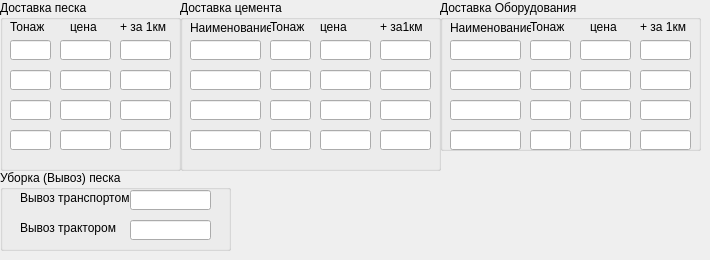
    <widget class="QWidget" name="delivery_cost">
     <attribute name="title">
      <string>Стоимость доставок</string>
     </attribute>
     <widget class="QGroupBox" name="Price_Sand_cleaning_Box">
      <property name="geometry">
       <rect>
        <x>0</x>
        <y>170</y>
        <width>231</width>
        <height>81</height>
       </rect>
      </property>
      <property name="title">
       <string>Уборка (Вывоз) песка</string>
      </property>
      <widget class="QLineEdit" name="Price_export_by_transport">
       <property name="geometry">
        <rect>
         <x>130</x>
         <y>20</y>
         <width>81</width>
         <height>20</height>
        </rect>
       </property>
      </widget>
      <widget class="QLineEdit" name="Price_removal_by_excavator">
       <property name="geometry">
        <rect>
         <x>130</x>
         <y>50</y>
         <width>81</width>
         <height>20</height>
        </rect>
       </property>
      </widget>
      <widget class="QLabel" name="label_export_by_transport">
       <property name="geometry">
        <rect>
         <x>20</x>
         <y>20</y>
         <width>111</width>
         <height>16</height>
        </rect>
       </property>
       <property name="text">
        <string>Вывоз транспортом</string>
       </property>
      </widget>
      <widget class="QLabel" name="label_removal_by_excavator">
       <property name="geometry">
        <rect>
         <x>20</x>
         <y>50</y>
         <width>101</width>
         <height>16</height>
        </rect>
       </property>
       <property name="text">
        <string>Вывоз трактором</string>
       </property>
      </widget>
     </widget>
     <widget class="QGroupBox" name="sand_delivery_Box">
      <property name="geometry">
       <rect>
        <x>0</x>
        <y>0</y>
        <width>181</width>
        <height>171</height>
       </rect>
      </property>
      <property name="title">
       <string>Доставка песка</string>
      </property>
      <widget class="QLineEdit" name="sand_delivery_tonnage_1">
       <property name="geometry">
        <rect>
         <x>10</x>
         <y>40</y>
         <width>41</width>
         <height>20</height>
        </rect>
       </property>
      </widget>
      <widget class="QLabel" name="label_sand_delivery_tonnage">
       <property name="geometry">
        <rect>
         <x>10</x>
         <y>20</y>
         <width>47</width>
         <height>13</height>
        </rect>
       </property>
       <property name="text">
        <string>Тонаж</string>
       </property>
      </widget>
      <widget class="QLabel" name="label_price_sand_delivery">
       <property name="geometry">
        <rect>
         <x>70</x>
         <y>20</y>
         <width>47</width>
         <height>13</height>
        </rect>
       </property>
       <property name="text">
        <string>цена</string>
       </property>
      </widget>
      <widget class="QLineEdit" name="price_sand_delivery_1">
       <property name="geometry">
        <rect>
         <x>60</x>
         <y>40</y>
         <width>51</width>
         <height>20</height>
        </rect>
       </property>
      </widget>
      <widget class="QLabel" name="label_cost_of_1_kilometer_sand_delivery">
       <property name="geometry">
        <rect>
         <x>120</x>
         <y>20</y>
         <width>47</width>
         <height>13</height>
        </rect>
       </property>
       <property name="text">
        <string>+ за 1км</string>
       </property>
      </widget>
      <widget class="QLineEdit" name="cost_of_1_kilometer_sand_delivery_1">
       <property name="geometry">
        <rect>
         <x>120</x>
         <y>40</y>
         <width>51</width>
         <height>20</height>
        </rect>
       </property>
      </widget>
      <widget class="QLineEdit" name="cost_of_1_kilometer_sand_delivery_2">
       <property name="geometry">
        <rect>
         <x>120</x>
         <y>70</y>
         <width>51</width>
         <height>20</height>
        </rect>
       </property>
      </widget>
      <widget class="QLineEdit" name="price_sand_delivery_2">
       <property name="geometry">
        <rect>
         <x>60</x>
         <y>70</y>
         <width>51</width>
         <height>20</height>
        </rect>
       </property>
      </widget>
      <widget class="QLineEdit" name="sand_delivery_tonnage_2">
       <property name="geometry">
        <rect>
         <x>10</x>
         <y>70</y>
         <width>41</width>
         <height>20</height>
        </rect>
       </property>
      </widget>
      <widget class="QLineEdit" name="cost_of_1_kilometer_sand_delivery_3">
       <property name="geometry">
        <rect>
         <x>120</x>
         <y>100</y>
         <width>51</width>
         <height>20</height>
        </rect>
       </property>
      </widget>
      <widget class="QLineEdit" name="price_sand_delivery_3">
       <property name="geometry">
        <rect>
         <x>60</x>
         <y>100</y>
         <width>51</width>
         <height>20</height>
        </rect>
       </property>
      </widget>
      <widget class="QLineEdit" name="sand_delivery_tonnage_3">
       <property name="geometry">
        <rect>
         <x>10</x>
         <y>100</y>
         <width>41</width>
         <height>20</height>
        </rect>
       </property>
      </widget>
      <widget class="QLineEdit" name="cost_of_1_kilometer_sand_delivery_4">
       <property name="geometry">
        <rect>
         <x>120</x>
         <y>130</y>
         <width>51</width>
         <height>20</height>
        </rect>
       </property>
      </widget>
      <widget class="QLineEdit" name="price_sand_delivery_4">
       <property name="geometry">
        <rect>
         <x>60</x>
         <y>130</y>
         <width>51</width>
         <height>20</height>
        </rect>
       </property>
      </widget>
      <widget class="QLineEdit" name="sand_delivery_tonnage_4">
       <property name="geometry">
        <rect>
         <x>10</x>
         <y>130</y>
         <width>41</width>
         <height>20</height>
        </rect>
       </property>
      </widget>
     </widget>
     <widget class="QGroupBox" name="equipment_delivery_Box">
      <property name="geometry">
       <rect>
        <x>440</x>
        <y>0</y>
        <width>261</width>
        <height>151</height>
       </rect>
      </property>
      <property name="title">
       <string>Доставка Оборудования</string>
      </property>
      <widget class="QLineEdit" name="equipment_delivery_tonnage_1">
       <property name="geometry">
        <rect>
         <x>90</x>
         <y>40</y>
         <width>41</width>
         <height>20</height>
        </rect>
       </property>
      </widget>
      <widget class="QLabel" name="label_equipment_delivery_tonnage">
       <property name="geometry">
        <rect>
         <x>90</x>
         <y>20</y>
         <width>47</width>
         <height>13</height>
        </rect>
       </property>
       <property name="text">
        <string>Тонаж</string>
       </property>
      </widget>
      <widget class="QLabel" name="label_price_equipment_delivery">
       <property name="geometry">
        <rect>
         <x>150</x>
         <y>20</y>
         <width>47</width>
         <height>13</height>
        </rect>
       </property>
       <property name="text">
        <string>цена</string>
       </property>
      </widget>
      <widget class="QLineEdit" name="price_equipment_delivery_1">
       <property name="geometry">
        <rect>
         <x>140</x>
         <y>40</y>
         <width>51</width>
         <height>20</height>
        </rect>
       </property>
      </widget>
      <widget class="QLabel" name="label_cost_of_1_kilometer_equipment_delivery">
       <property name="geometry">
        <rect>
         <x>200</x>
         <y>20</y>
         <width>47</width>
         <height>13</height>
        </rect>
       </property>
       <property name="text">
        <string>+ за 1км</string>
       </property>
      </widget>
      <widget class="QLineEdit" name="cost_of_1_kilometer_equipment_delivery_1">
       <property name="geometry">
        <rect>
         <x>200</x>
         <y>40</y>
         <width>51</width>
         <height>20</height>
        </rect>
       </property>
      </widget>
      <widget class="QLineEdit" name="cost_of_1_kilometer_equipment_delivery_2">
       <property name="geometry">
        <rect>
         <x>200</x>
         <y>70</y>
         <width>51</width>
         <height>20</height>
        </rect>
       </property>
      </widget>
      <widget class="QLineEdit" name="price_equipment_delivery_2">
       <property name="geometry">
        <rect>
         <x>140</x>
         <y>70</y>
         <width>51</width>
         <height>20</height>
        </rect>
       </property>
      </widget>
      <widget class="QLineEdit" name="equipment_delivery_tonnage_2">
       <property name="geometry">
        <rect>
         <x>90</x>
         <y>70</y>
         <width>41</width>
         <height>20</height>
        </rect>
       </property>
      </widget>
      <widget class="QLineEdit" name="cost_of_1_kilometer_equipment_delivery_3">
       <property name="geometry">
        <rect>
         <x>200</x>
         <y>100</y>
         <width>51</width>
         <height>20</height>
        </rect>
       </property>
      </widget>
      <widget class="QLineEdit" name="price_equipment_delivery_3">
       <property name="geometry">
        <rect>
         <x>140</x>
         <y>100</y>
         <width>51</width>
         <height>20</height>
        </rect>
       </property>
      </widget>
      <widget class="QLineEdit" name="equipment_delivery_tonnage_3">
       <property name="geometry">
        <rect>
         <x>90</x>
         <y>100</y>
         <width>41</width>
         <height>20</height>
        </rect>
       </property>
      </widget>
      <widget class="QLineEdit" name="cost_of_1_kilometer_equipment_delivery_4">
       <property name="geometry">
        <rect>
         <x>200</x>
         <y>130</y>
         <width>51</width>
         <height>20</height>
        </rect>
       </property>
      </widget>
      <widget class="QLineEdit" name="price_equipment_delivery_4">
       <property name="geometry">
        <rect>
         <x>140</x>
         <y>130</y>
         <width>51</width>
         <height>20</height>
        </rect>
       </property>
      </widget>
      <widget class="QLineEdit" name="equipment_delivery_tonnage_4">
       <property name="geometry">
        <rect>
         <x>90</x>
         <y>130</y>
         <width>41</width>
         <height>20</height>
        </rect>
       </property>
      </widget>
      <widget class="QLabel" name="label_car_name_equipment_delivery">
       <property name="geometry">
        <rect>
         <x>10</x>
         <y>20</y>
         <width>81</width>
         <height>16</height>
        </rect>
       </property>
       <property name="text">
        <string>Наименование</string>
       </property>
      </widget>
      <widget class="QLineEdit" name="car_name_equipment_delivery_2">
       <property name="geometry">
        <rect>
         <x>10</x>
         <y>70</y>
         <width>71</width>
         <height>20</height>
        </rect>
       </property>
      </widget>
      <widget class="QLineEdit" name="car_name_equipment_delivery_3">
       <property name="geometry">
        <rect>
         <x>10</x>
         <y>100</y>
         <width>71</width>
         <height>20</height>
        </rect>
       </property>
      </widget>
      <widget class="QLineEdit" name="car_name_equipment_delivery_4">
       <property name="geometry">
        <rect>
         <x>10</x>
         <y>130</y>
         <width>71</width>
         <height>20</height>
        </rect>
       </property>
      </widget>
      <widget class="QLineEdit" name="car_name_equipment_delivery_1">
       <property name="geometry">
        <rect>
         <x>10</x>
         <y>40</y>
         <width>71</width>
         <height>20</height>
        </rect>
       </property>
      </widget>
     </widget>
     <widget class="QGroupBox" name="cement_delivery_Box">
      <property name="geometry">
       <rect>
        <x>180</x>
        <y>0</y>
        <width>261</width>
        <height>171</height>
       </rect>
      </property>
      <property name="title">
       <string>Доставка цемента</string>
      </property>
      <widget class="QLineEdit" name="cement_delivery_tonnage_1">
       <property name="geometry">
        <rect>
         <x>90</x>
         <y>40</y>
         <width>41</width>
         <height>20</height>
        </rect>
       </property>
      </widget>
      <widget class="QLabel" name="label_cement_delivery_tonnage">
       <property name="geometry">
        <rect>
         <x>90</x>
         <y>20</y>
         <width>47</width>
         <height>13</height>
        </rect>
       </property>
       <property name="text">
        <string>Тонаж</string>
       </property>
      </widget>
      <widget class="QLabel" name="label_price_cement_delivery">
       <property name="geometry">
        <rect>
         <x>140</x>
         <y>20</y>
         <width>47</width>
         <height>13</height>
        </rect>
       </property>
       <property name="text">
        <string>цена</string>
       </property>
      </widget>
      <widget class="QLineEdit" name="price_cement_delivery_1">
       <property name="geometry">
        <rect>
         <x>140</x>
         <y>40</y>
         <width>51</width>
         <height>20</height>
        </rect>
       </property>
      </widget>
      <widget class="QLabel" name="label_cost_of_1_kilometer_cement_delivery">
       <property name="geometry">
        <rect>
         <x>200</x>
         <y>20</y>
         <width>47</width>
         <height>13</height>
        </rect>
       </property>
       <property name="text">
        <string>+ за1км</string>
       </property>
      </widget>
      <widget class="QLineEdit" name="cost_of_1_kilometer_cement_delivery_1">
       <property name="geometry">
        <rect>
         <x>200</x>
         <y>40</y>
         <width>51</width>
         <height>20</height>
        </rect>
       </property>
      </widget>
      <widget class="QLineEdit" name="cost_of_1_kilometer_cement_delivery_2">
       <property name="geometry">
        <rect>
         <x>200</x>
         <y>70</y>
         <width>51</width>
         <height>20</height>
        </rect>
       </property>
      </widget>
      <widget class="QLineEdit" name="price_cement_delivery_2">
       <property name="geometry">
        <rect>
         <x>140</x>
         <y>70</y>
         <width>51</width>
         <height>20</height>
        </rect>
       </property>
      </widget>
      <widget class="QLineEdit" name="cement_delivery_tonnage_2">
       <property name="geometry">
        <rect>
         <x>90</x>
         <y>70</y>
         <width>41</width>
         <height>20</height>
        </rect>
       </property>
      </widget>
      <widget class="QLineEdit" name="cost_of_1_kilometer_cement_delivery_3">
       <property name="geometry">
        <rect>
         <x>200</x>
         <y>100</y>
         <width>51</width>
         <height>20</height>
        </rect>
       </property>
      </widget>
      <widget class="QLineEdit" name="price_cement_delivery_3">
       <property name="geometry">
        <rect>
         <x>140</x>
         <y>100</y>
         <width>51</width>
         <height>20</height>
        </rect>
       </property>
      </widget>
      <widget class="QLineEdit" name="cement_delivery_tonnage_3">
       <property name="geometry">
        <rect>
         <x>90</x>
         <y>100</y>
         <width>41</width>
         <height>20</height>
        </rect>
       </property>
      </widget>
      <widget class="QLineEdit" name="cost_of_1_kilometer_cement_delivery_4">
       <property name="geometry">
        <rect>
         <x>200</x>
         <y>130</y>
         <width>51</width>
         <height>20</height>
        </rect>
       </property>
      </widget>
      <widget class="QLineEdit" name="price_cement_delivery_4">
       <property name="geometry">
        <rect>
         <x>140</x>
         <y>130</y>
         <width>51</width>
         <height>20</height>
        </rect>
       </property>
      </widget>
      <widget class="QLineEdit" name="cement_delivery_tonnage_4">
       <property name="geometry">
        <rect>
         <x>90</x>
         <y>130</y>
         <width>41</width>
         <height>20</height>
        </rect>
       </property>
      </widget>
      <widget class="QLabel" name="label_car_name_cement_delivery">
       <property name="geometry">
        <rect>
         <x>10</x>
         <y>20</y>
         <width>81</width>
         <height>16</height>
        </rect>
       </property>
       <property name="text">
        <string>Наименование</string>
       </property>
      </widget>
      <widget class="QLineEdit" name="car_name_cement_delivery_2">
       <property name="geometry">
        <rect>
         <x>10</x>
         <y>70</y>
         <width>71</width>
         <height>20</height>
        </rect>
       </property>
      </widget>
      <widget class="QLineEdit" name="car_name_cement_delivery_3">
       <property name="geometry">
        <rect>
         <x>10</x>
         <y>100</y>
         <width>71</width>
         <height>20</height>
        </rect>
       </property>
      </widget>
      <widget class="QLineEdit" name="car_name_cement_delivery_4">
       <property name="geometry">
        <rect>
         <x>10</x>
         <y>130</y>
         <width>71</width>
         <height>20</height>
        </rect>
       </property>
      </widget>
      <widget class="QLineEdit" name="car_name_cement_delivery_1">
       <property name="geometry">
        <rect>
         <x>10</x>
         <y>40</y>
         <width>71</width>
         <height>20</height>
        </rect>
       </property>
      </widget>
     </widget>
    </widget>
